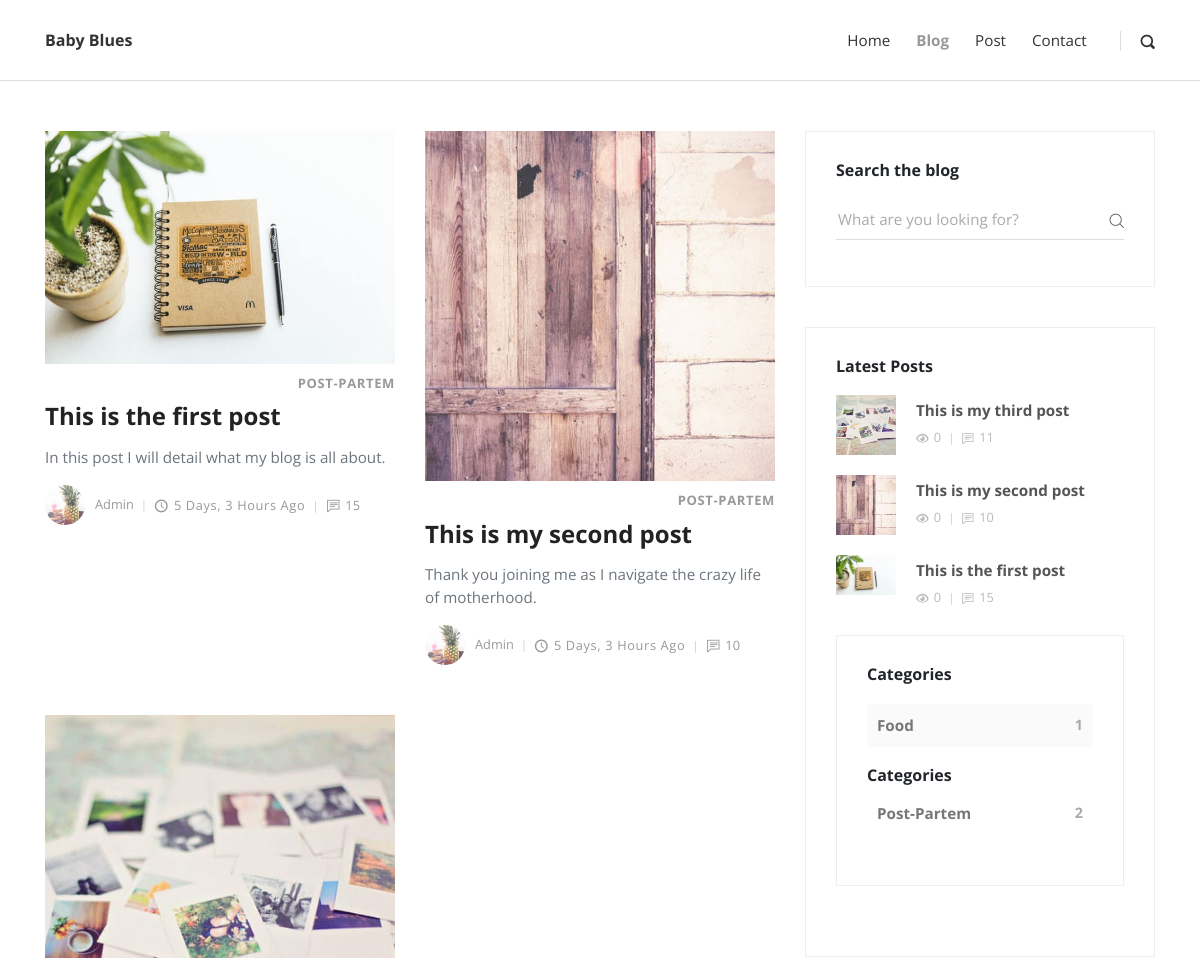
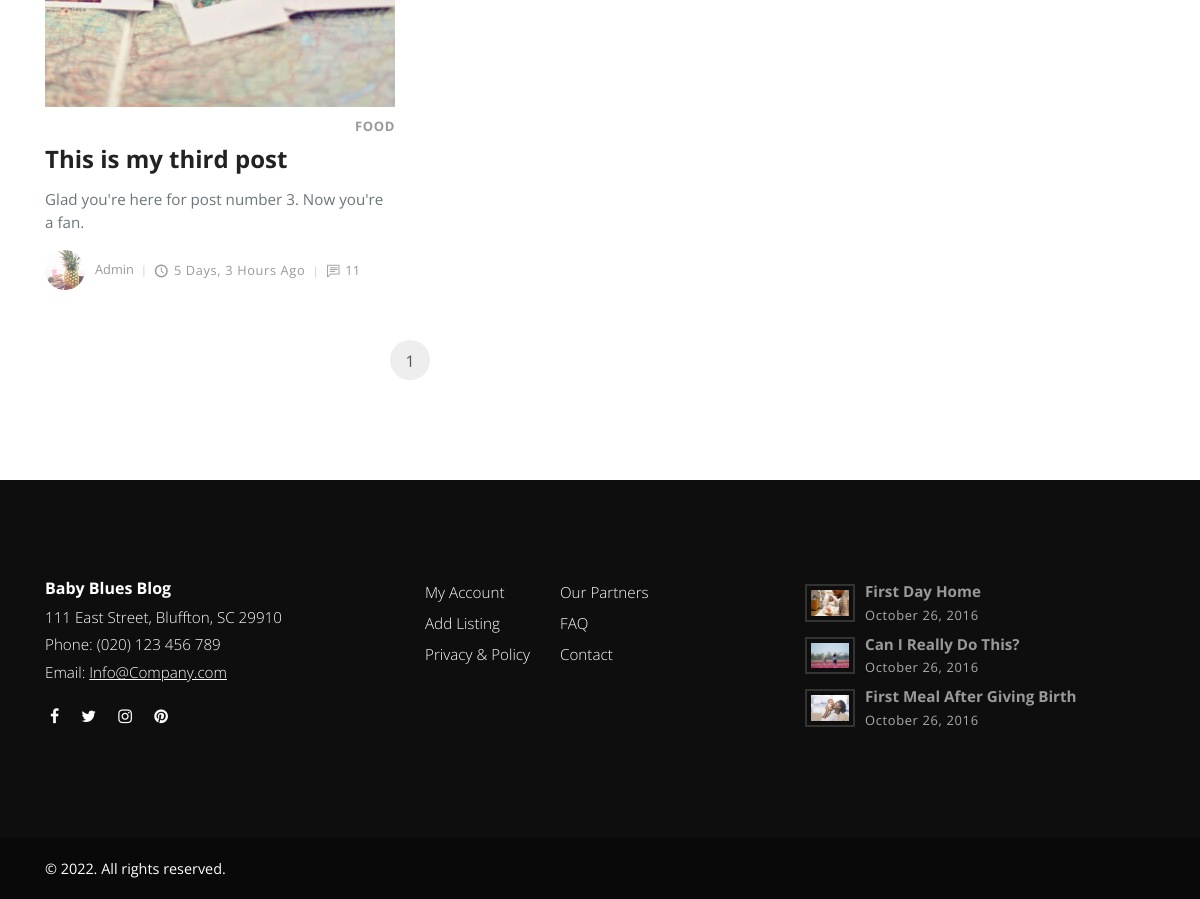
Screenshot of /blog/ with the database file from the repository (2 pictures, top to bottom).
### post/models.py (models this page shows, shortened)
class Post(models.Model):
    title = models.CharField(max_length=100)
    overview = models.TextField()
    timestamp = models.DateTimeField(auto_now_add=True)
    content = HTMLField()
    comment_count = models.IntegerField(default=0)
    view_count = models.IntegerField ( default=0 )
    author = models.ForeignKey(Author, on_delete=models.CASCADE)
    thumbnail = models.ImageField()
    categories = models.ManyToManyField(Category)
    featured = models.BooleanField()

class Category(models.Model):
    title = models.CharField(max_length=30)
    def __str__(self):
        return self.title

class Author(models.Model):
    user = models.OneToOneField(User, on_delete=models.CASCADE)
    profile_picture = models.ImageField()

### post/views.py (the view)
# urls.py: path('blog/', blog, name='post-list'),
def blog(request):
    category_count = get_category_count()
    most_recent = Post.objects.order_by('-timestamp')[:3]
    post_list = Post.objects.all()
    paginator = Paginator(post_list, 4)
    page_request_var = 'page'
    page = request.GET.get(page_request_var)
    try:
        paginated_queryset = paginator.page(page)
    except PageNotAnInteger:
        paginated_queryset = paginator.page(1)
    except EmptyPage:
        paginated_queryset = paginator.page(paginator.num_pages)
    context = {
        'queryset': paginated_queryset,
        'most_recent': most_recent,
        'page_request_var': page_request_var,
        'category_count': category_count
    }
    return render(request, 'blog.html', context)

### post/views.py (called while the page is built)
def get_category_count():
    queryset = Post \
        .objects \
        .values('categories__title') \
        .annotate(Count('categories__title'))
    return queryset

### templates/blog.html (shortened to what this page needs)
{% extends 'base.html' %}
{% load static %}
{% block content %}
    <div class="container">
      <div class="row">
        <main class="posts-listing col-lg-8">
          <div class="container">
            <div class="row">
              {% for post in queryset %}
              <div class="post col-xl-6">
                <div class="post-thumbnail"><a href="{{ post.get_absoluter_url }}"><img src="{{ post.thumbnail.url }}" alt="..." class="img-fluid"></a></div>
                <div class="post-details">
                  <div class="post-meta d-flex justify-content-between">
                    {% for cat in  post.categories.all %}
                    <div class="category"><a href="#">{{ cat }}</a></div>
                    {% endfor %}
                  </div><a href="post.html">
                    <h3 class="h4">{{ post.title }}</h3></a>
                  <p class="text-muted">{{ post.overview }}</p>
                  <footer class="post-footer d-flex align-items-center">
                    <a href="#" class="author d-flex align-items-center flex-wrap">
                      <div class="avatar"><img src="{{ post.author.profile_picture.url }}" alt="..." class="img-fluid"></div>
                      <div class="title"><span>{{ post.author.user.username }}</span></div>
                    </a>
                    <div class="date"><i class="icon-clock"></i>{{ post.timestamp| timesince }} ago</div>
                    <div class="comments meta-last"><i class="icon-comment"></i>{{ post.comment_count }}</div>
                  </footer>
                </div>
              </div>
              {% endfor %}
            </div>
            <nav aria-label="Page navigation example">
              <ul class="pagination pagination-template d-flex justify-content-center">
                <li class="page-item"><a href="?{{ page_request_var }}={{ queryset.number }}" class="page-link active">{{ queryset.number }}</a></li>
              </ul>
            </nav>
          </div>
        </main>
        <aside class="col-lg-4">
          <div class="widget search">
            <header>
              <h3 class="h6">Search the blog</h3>
            </header>
            <form action="{% url 'search' %} " class="search-form">
              <div class="form-group">
                <input type="text" name="q" placeholder="What are you looking for?">
                <button type="submit" class="submit"><i class="icon-search"></i></button>
              </div>
            </form>
          </div>
          <div class="widget latest-posts">
            <header>
              <h3 class="h6">Latest Posts</h3>
            </header>
            <div class="blog-posts">
              {% for post in most_recent %}
                <a href="{{ post.get_absoluter_url }}">
                  <div class="item d-flex align-items-center">
                    <div class="image"><img src="{{ post.thumbnail.url }}" alt="..." class="img-fluid"></div>
                    <div class="title"><strong>{{ post.title }}</strong>
                      <div class="d-flex align-items-center">
                        <div class="views"><i class="icon-eye"></i>{{ post.view_count }}</div>
                        <div class="comments"><i class="icon-comment"></i>{{ post.comment_count }}</div>
                      </div>
                    </div>
                  </div>
                </a>
              {% endfor %}
            </div>
          <div class="widget categories">
            <header>
              {% for cat in category_count %}
              <h3 class="h6">Categories</h3>
            </header>
            <div class="item d-flex justify-content-between">
              <a href="#">{{ cat.categories__title }}</a><span>{{ cat.categories__title__count }}</span></div>
            {% endfor %}
          </div>
        </aside>
      </div>
    </div>
{% endblock content %}

### templates/base.html (shortened to what this page needs)
<!DOCTYPE html>
<html>
{% include "head.html" %}
<body>
    {% include 'header.html' %}
    {% block content %}
    {% endblock content %}
    {% include 'footer.html' %}
</body>
</html>

### templates/head.html (shortened to what this page needs)
   {% load static %}
    <head>
    <link rel="stylesheet" href="{% static 'vendor/bootstrap/css/bootstrap.min.css' %}">
    <link rel="stylesheet" href="{% static 'vendor/font-awesome/css/font-awesome.min.css' %}">
    <link rel="stylesheet" href="{% static 'css/fontastic.css' %}">
    <link rel="stylesheet" href="{% static 'vendor/@fancyapps/fancybox/jquery.fancybox.min.css' %}">
    <link rel="stylesheet" href="{% static 'css/style.default.css' %}" id="theme-stylesheet">
    <link rel="stylesheet" href="{% static 'css/custom.css' %}">
    <link href='"{% static "styles/github.css" %}' rel="stylesheet">
  </head>

### templates/header.html (shortened to what this page needs)
    <header class="header">
      <nav class="navbar navbar-expand-lg">
        <div class="container">
          <div class="navbar-header d-flex align-items-center justify-content-between">
            <a href="/" class="navbar-brand">Baby Blues</a>
          </div>
          <div id="navbarcollapse" class="collapse navbar-collapse">
            <ul class="navbar-nav ml-auto">
              <li class="nav-item"><a href="/" class="nav-link ">Home</a>
              </li>
              <li class="nav-item"><a href="/blog" class="nav-link active ">Blog</a>
              </li>
              <li class="nav-item"><a href="/post" class="nav-link ">Post</a>
              </li>
              <li class="nav-item"><a href="#" class="nav-link ">Contact</a>
              </li>
            </ul>
            <div class="navbar-text"><a href="#" class="search-btn"><i class="icon-search-1"></i></a></div>
          </div>
        </div>
      </nav>
    </header>

### templates/footer.html
{% load static %}
    <footer class="main-footer">
      <div class="container">
        <div class="row">
          <div class="col-md-4">
            <div class="logo">
              <h6 class="text-white">Baby Blues Blog</h6>
            </div>
            <div class="contact-details">
              <p>111 East Street, Bluffton, SC 29910</p>
              <p>Phone: (020) 123 456 789</p>
              <p>Email: <a href="mailto:info@company.com">Info@Company.com</a></p>
              <ul class="social-menu">
                <li class="list-inline-item"><a href="#"><i class="fa fa-facebook"></i></a></li>
                <li class="list-inline-item"><a href="#"><i class="fa fa-twitter"></i></a></li>
                <li class="list-inline-item"><a href="#"><i class="fa fa-instagram"></i></a></li>
                <li class="list-inline-item"><a href="#"><i class="fa fa-pinterest"></i></a></li>
              </ul>
            </div>
          </div>
          <div class="col-md-4">
            <div class="menus d-flex">
              <ul class="list-unstyled">
                <li> <a href="#">My Account</a></li>
                <li> <a href="#">Add Listing</a></li>
                <li> <a href="#">Privacy &amp; Policy</a></li>
              </ul>
              <ul class="list-unstyled">
                <li> <a href="#">Our Partners</a></li>
                <li> <a href="#">FAQ</a></li>
                <li> <a href="#">Contact</a></li>
              </ul>
            </div>
          </div>
          <div class="col-md-4">
            <div class="latest-posts"><a href="#">
                <div class="post d-flex align-items-center">
                  <div class="image"><img src="{% static 'img/father_holding_child.png' %}" alt="..." class="img-fluid"></div>
                  <div class="title"><strong>First Day Home</strong><span class="date last-meta">October 26, 2016</span></div>
                </div></a><a href="#">
                <div class="post d-flex align-items-center">
                  <div class="image"><img src="{% static 'img/mother_daughter_field.png' %}" alt="..." class="img-fluid"></div>
                  <div class="title"><strong>Can I Really Do This?</strong><span class="date last-meta">October 26, 2016</span></div>
                </div></a><a href="#">
                <div class="post d-flex align-items-center">
                  <div class="image"><img src="{% static 'img/black_mother_child.jpeg' %}" alt="..." class="img-fluid"></div>
                  <div class="title"><strong>First Meal After Giving Birth</strong><span class="date last-meta">October 26, 2016</span></div>
                </div></a></div>
          </div>
        </div>
      </div>
      <div class="copyrights">
        <div class="container">
          <div class="row">
            <div class="col-md-6">
              <p>&copy; 2022. All rights reserved. </p>
            </div>
            <div class="col-md-6 text-right">
            </div>
          </div>
        </div>
      </div>
    </footer>

### templates/scripts.html (shortened to what this page needs)
{% load static %}

### rows the page displays
Post: thumbnail (picture), title "This is the first post", overview "In this post I will detail what my blog is all about.", author.profile_picture (picture), author.user.username "Admin", timestamp "5 Days, 3 Hours", comment_count "15", view_count "0"
Category: title "POST-PARTEM"
Post: thumbnail (picture), title "This is my second post", overview "Thank you joining me as I navigate the crazy life of motherhood.", author.profile_picture (picture), author.user.username "Admin", timestamp "5 Days, 3 Hours", comment_count "10", view_count "0"
Post: thumbnail (picture), title "This is my third post", overview "Glad you're here for post number 3. Now you're a fan.", author.profile_picture (picture), author.user.username "Admin", timestamp "5 Days, 3 Hours", comment_count "11", view_count "0"
Category: title "FOOD"

### other values shown
{{ queryset.number }} "1"
{{ cat.categories__title }} "Food" "Post-Partem"
{{ cat.categories__title__count }} "1" "2"
